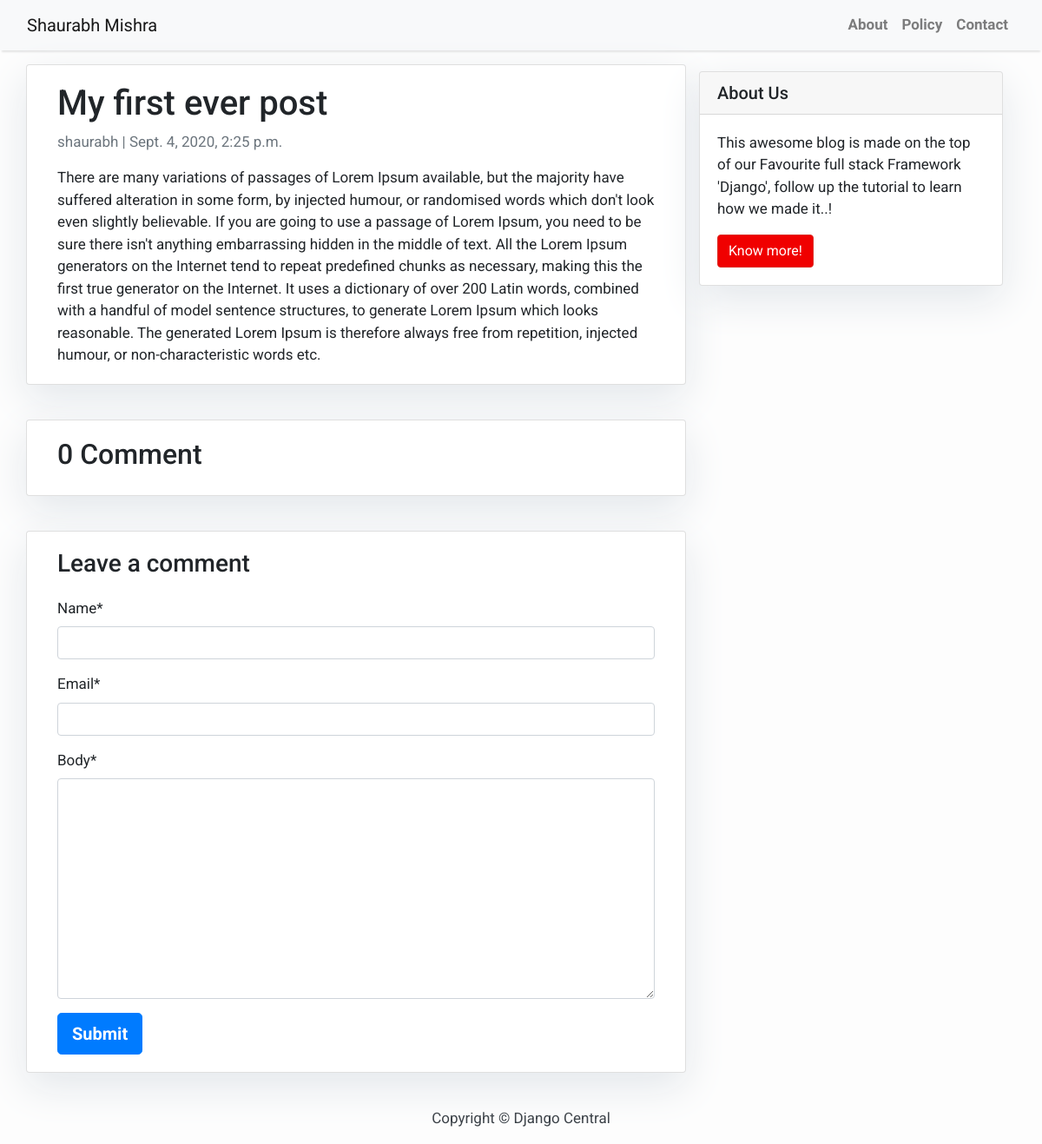
The page /my-first-ever-post/ on the database as committed earlier.
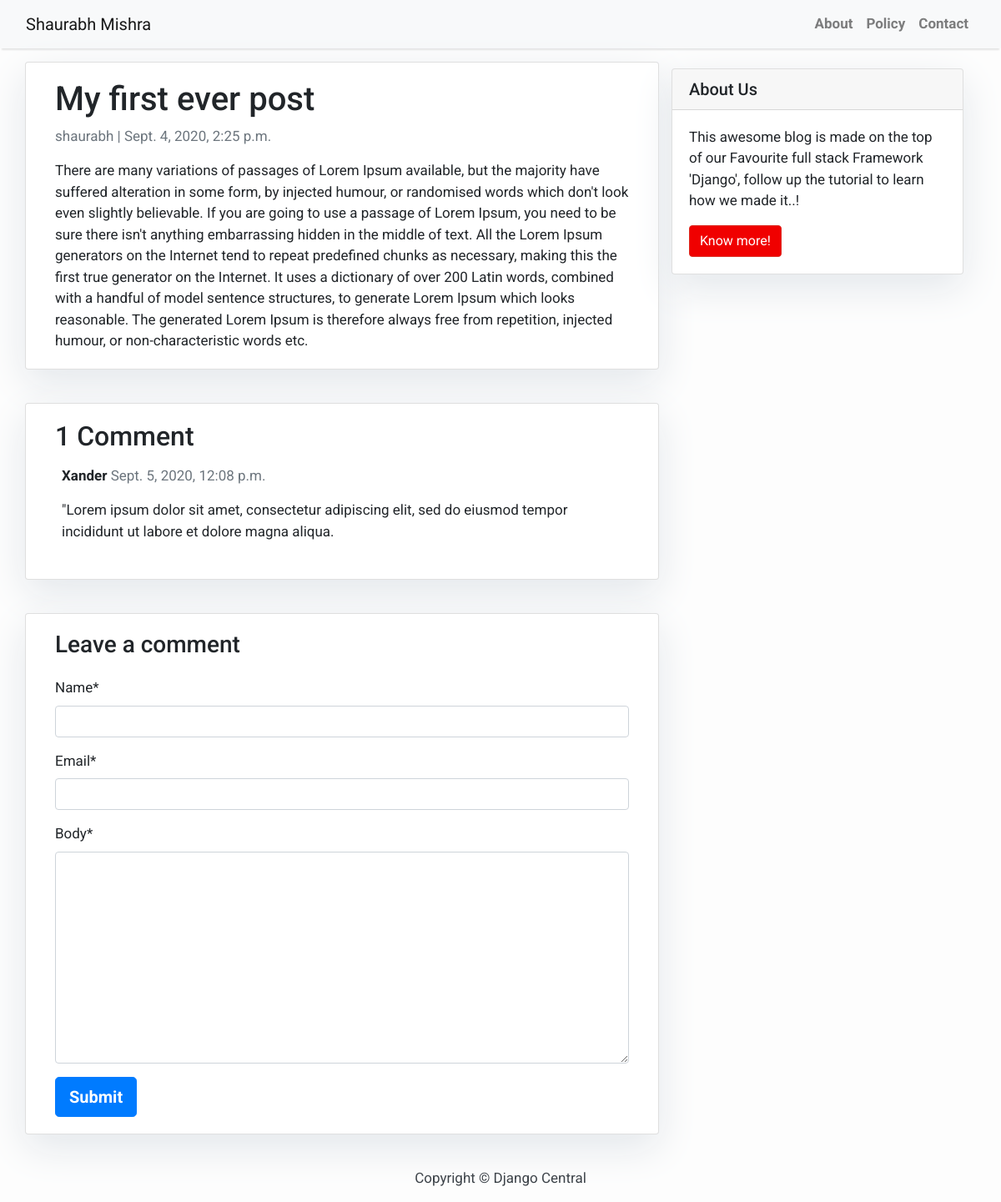
The same page on the database as committed later.
### blog/models.py (models this page shows, shortened)
class Post(models.Model):
    title = models.CharField(max_length=200, unique=True)
    slug = models.SlugField(max_length=200, unique=True)
    author = models.ForeignKey(User, on_delete=models.CASCADE, related_name='blog_posts')
    updated_on = models.DateTimeField(auto_now=True)
    content=models.TextField()
    created_on = models.DateTimeField(auto_now=True)
    status=models.IntegerField(choices=STATUS, default=0)
    class Meta:
        ordering = ['-created_on']

class Comment(models.Model):
    post = models.ForeignKey(Post, on_delete=models.CASCADE, related_name='comments')
    name = models.CharField(max_length=80)
    email = models.EmailField()
    body = models.TextField()
    created_on = models.DateTimeField(auto_now_add=True)
    active = models.BooleanField(default=False)
    class Meta:
        ordering = ['-created_on']

### blog/views.py (the view)
# urls.py: path('<slug:slug>/', views.post_detail, name='post_detail'),
def post_detail(request, slug):
    template_name = "post_detail.html"
    post = get_object_or_404(Post, slug=slug)
    comments = post.comments.filter(active=True).order_by("-created_on")
    new_comment = None
    if request.method == "POST":
        comment_form = CommentForm(data=request.POST)
        if comment_form.is_valid():
            new_comment = comment_form.save(commit=False)
            new_comment.post = post
            new_comment.save()
    else:
        comment_form = CommentForm()
    return render(
        request,
        template_name,
        {
            "post": post,
            "comments": comments,
            "new_comment": new_comment,
            "comment_form": comment_form,
        },
    )

### blog/forms.py
class CommentForm(forms.ModelForm):
    class Meta:
        model = Comment
        fields = ('name', 'email', 'body')

### blog/templates/post_detail.html
{% extends 'base.html' %} {% block content %}
<div class="container">
    <div class="row">
        <div class="col-md-8 card mb-4  mt-3 left  top">
            <div class="card-body">
                <h1>{% block title %} {{ post.title }} {% endblock title %}</h1>
                <p class=" text-muted">{{ post.author }} | {{ post.created_on }}</p>
                <p class="card-text ">{{ post.content | safe }}</p>
            </div>
        </div>
        {% block sidebar %} {% include 'sidebar.html' %} {% endblock sidebar %}
        <div class="col-md-8 card mb-4  mt-3 ">
            <div class="card-body">
                <h2>{{ comments.count }} Comment</h2>
                {% for comment in comments %}
                <div class="comments" style="padding: 8px;">
                    <p class="font-weight-bold">
                        {{ comment.name }}
                        <span class=" text-muted font-weight-normal">
              {{ comment.created_on }}
            </span>
                    </p>
                    {{ comment.body | linebreaks }}
                </div>
                {% endfor %}
            </div>
        </div>
        <div class="col-md-8 card mb-4  mt-3 ">
            <div class="card-body">
                {% if new_comment %}
                <div class="alert alert-success" role="alert">
                    Your comment is awaiting moderation
                </div>
                {% else %}
                <h3>Leave a comment</h3>
                {% load crispy_forms_tags %}
                <form method="post" style="margin-top: 1.3em;">
                    {{ comment_form | crispy }} {% csrf_token %}
                    <button type="submit" class="btn btn-primary  btn-lg"><strong>Submit</strong></button>
                </form>
                {% endif %}
            </div>
        </div>
    </div>
</div>
{% endblock content %}

### blog/templates/base.html (shortened to what this page needs)
<!DOCTYPE html>
<html>
<head>
    <link rel="stylesheet" href="https://maxcdn.bootstrapcdn.com/bootstrap/4.0.0/css/bootstrap.min.css"
 />
</head>
<body>
    <nav class="navbar navbar-expand-lg navbar-light bg-light shadow" id="mainNav">
        <div class="container-fluid">
            <a class="navbar-brand" href="{% url 'home' %}">Shaurabh Mishra</a>
            <div class="collapse navbar-collapse" id="navbarResponsive">
                <ul class="navbar-nav ml-auto">
                    <li class="nav-item text-black">
                        <a class="nav-link text-black font-weight-bold" href="#">About</a>
                    </li>
                    <li class="nav-item text-black">
                        <a class="nav-link text-black font-weight-bold" href="#">Policy</a>
                    </li>
                    <li class="nav-item text-black">
                        <a class="nav-link text-black font-weight-bold" href="#">Contact</a>
                    </li>
                </ul>
            </div>
        </div>
    </nav>
    {% block content %}{% endblock content %}
    <footer class="py-3 bg-grey">
        <p class="m-0 text-dark text-center ">Copyright &copy; Django Central</p>
    </footer>
</body>
</html>

### blog/templates/sidebar.html (shortened to what this page needs)
 {% block sidebar %}
<div class="col-md-4 float-right ">
    <div class="card my-4">
        <h5 class="card-header">About Us</h5>
        <div class="card-body">
            <p class="card-text"> This awesome blog is made on the top of our Favourite full stack Framework 'Django', follow up the tutorial to learn how we made it..!</p>
            <a href="https://djangocentral.com/building-a-blog-application-with-django" class="btn btn-danger">Know
                    more!</a>
        </div>
    </div>
</div>
{% endblock sidebar %}

### blog/templates/base.html (style rules this page uses)
body { font-family: "Roboto", sans-serif; font-size: 17px; background-color: #fdfdfd; }
.shadow { box-shadow: 0 4px 2px -2px rgba(0, 0, 0, 0.1); }
.btn-danger { color: #fff; background-color: #f00000; border-color: #dc281e; }

### blog/templates/sidebar.html (style rules this page uses)
.card { box-shadow: 0 16px 48px #E3E7EB; }

Rows that differ between the two databases and show on the page:
added Comment: name "Xander", created_on "Sept. 5, 2020, 12:08 p.m.", body "\"Lorem ipsum dolor sit amet, consectetur adipiscing elit, sed do eiusmod tempor incididunt ut labore et dolore magna aliqua."
Other text that changed with them:
{{ comments.count }}: "0" → "1"
